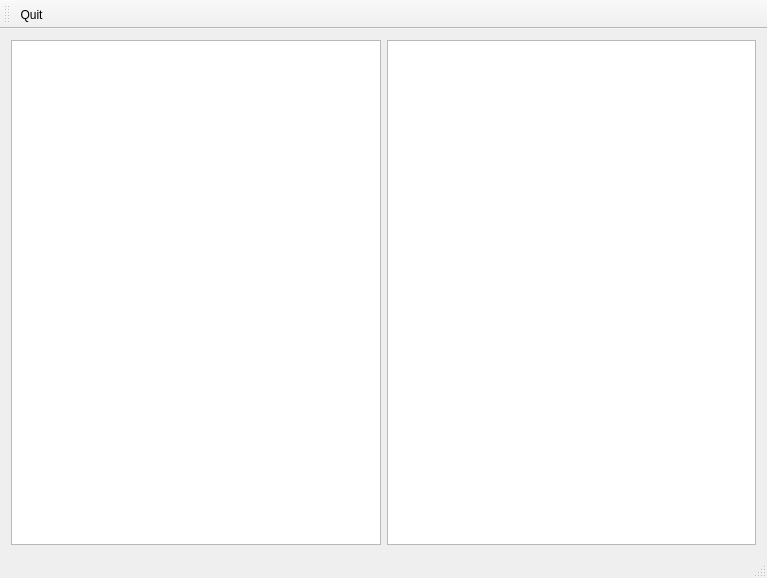
<?xml version="1.0" encoding="UTF-8"?>
<ui version="4.0">
 <class>MainWindow</class>
 <widget class="QMainWindow" name="MainWindow">
  <property name="geometry">
   <rect>
    <x>0</x>
    <y>0</y>
    <width>767</width>
    <height>578</height>
   </rect>
  </property>
  <property name="windowTitle">
   <string>MainWindow</string>
  </property>
  <widget class="QWidget" name="centralWidget">
   <layout class="QHBoxLayout" name="horizontalLayout">
    <item>
     <widget class="QListWidget" name="listWidget"/>
    </item>
    <item>
     <widget class="QTextEdit" name="textEdit"/>
    </item>
   </layout>
  </widget>
  <widget class="QMenuBar" name="menuBar">
   <property name="geometry">
    <rect>
     <x>0</x>
     <y>0</y>
     <width>767</width>
     <height>21</height>
    </rect>
   </property>
  </widget>
  <widget class="QToolBar" name="mainToolBar">
   <attribute name="toolBarArea">
    <enum>TopToolBarArea</enum>
   </attribute>
   <attribute name="toolBarBreak">
    <bool>false</bool>
   </attribute>
   <addaction name="actionQuit"/>
  </widget>
  <widget class="QStatusBar" name="statusBar"/>
  <action name="actionQuit">
   <property name="text">
    <string>Quit</string>
   </property>
   <property name="shortcut">
    <string>Ctrl+X</string>
   </property>
  </action>
 </widget>
 <layoutdefault spacing="6" margin="11"/>
 <resources/>
 <connections>
  <connection>
   <sender>mainToolBar</sender>
   <signal>actionTriggered(QAction*)</signal>
   <receiver>MainWindow</receiver>
   <slot>close()</slot>
   <hints>
    <hint type="sourcelabel">
     <x>31</x>
     <y>33</y>
    </hint>
    <hint type="destinationlabel">
     <x>6</x>
     <y>192</y>
    </hint>
   </hints>
  </connection>
 </connections>
</ui>
